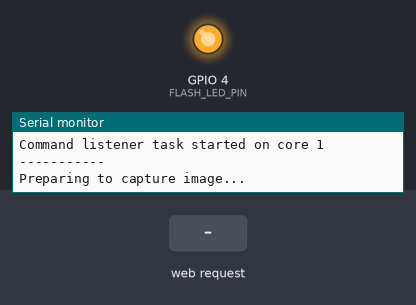
Simulated run of this sketch. Board: ESP32. On the bench: output pins drawn as LEDs (lit = HIGH), the last lines printed to the serial monitor. The test bench sets the inputs (shaded band). WiFi joins after 1.5 s; servers stay silent unless stated; uploads are accepted with an empty reply; the camera gives no picture.

Above: at 2.11 s.
At 3.2 s:
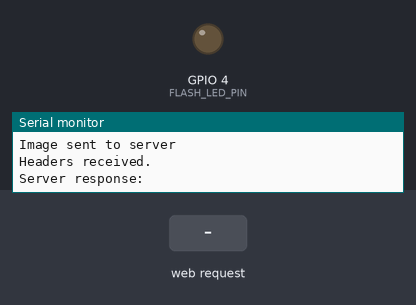
3.3 s: HTTP request GET /predict received
4.8 s: HTTP request GET /TAKE_PHOTO received
6.3 s: HTTP request GET /REGISTER_AGAIN received
Timing chart, 0 to 9.3 s (numbered marks = the images above; inputs shaded):
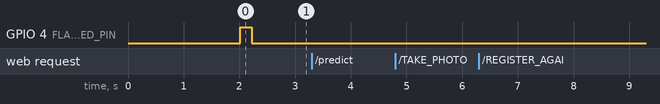

The sketch:

ESPCAM.ino
```cpp
//======================================== Including the libraries.
#include "esp_camera.h"
#include "soc/rtc_cntl_reg.h"
#include "soc/soc.h"
#include <ArduinoJson.h>
#include <HTTPClient.h>
#include <WiFi.h>

//======================================== CAMERA_MODEL_AI_THINKER GPIO.
#define PWDN_GPIO_NUM 32
#define RESET_GPIO_NUM -1
#define XCLK_GPIO_NUM 0
#define SIOD_GPIO_NUM 26
#define SIOC_GPIO_NUM 27
#define Y9_GPIO_NUM 35
#define Y8_GPIO_NUM 34
#define Y7_GPIO_NUM 39
#define Y6_GPIO_NUM 36
#define Y5_GPIO_NUM 21
#define Y4_GPIO_NUM 19
#define Y3_GPIO_NUM 18
#define Y2_GPIO_NUM 5
#define VSYNC_GPIO_NUM 25
#define HREF_GPIO_NUM 23
#define PCLK_GPIO_NUM 22
#define FLASH_LED_PIN 4
//const int Sensor_PIN = 34; // Commented out as ADC is not needed

//======================================== Insert your network credentials.
const char *ssid = "";
const char *password = "";
const char *zone = "zone_1";
char *model_name = "tomato";
String serverName = "192.168.1.10";
String serverPath = "/predict";
const int serverPort = 8001;

//======================================== Variables for Timer/Millis.
unsigned long previousMillis = 0;
const long Interval = 20000; // Photo capture every 20 seconds
volatile bool sendNow = true;
//volatile int ADC_Reading = 0; // Commented out as ADC is not needed

//======================================== WiFi & Server Clients
WiFiClient client;
WiFiServer commandServer(9000);
String device_id;

//======================================== Device Registration
void registerWithServer() {
  if (WiFi.status() == WL_CONNECTED) {
    Serial.println("Registering device with server...");
    HTTPClient http;
    String url = "http://" + serverName + ":8001/register";
    http.begin(url);
    http.addHeader("Content-Type", "application/json");
    String jsonData = "{\"device_id\": \"" + device_id + "\", \"ip\": \"" +
                      WiFi.localIP().toString() + "\", \"zone\": \"" + zone +
                      "\"}";
    int httpResponseCode = http.POST(jsonData);
    if (httpResponseCode > 0) {
      Serial.printf("Registration successful. Status code: %d\n",
                    httpResponseCode);
    } else {
      Serial.printf("Registration failed. Error: %s\n",
                    http.errorToString(httpResponseCode).c_str());
    }
    http.end();
  } else {
    Serial.println("WiFi not connected. Skipping registration.");
  }
}

//======================================== Function to send photo to server.
String sendPhotoToServer() {
  sendNow = false;
  String responseBody = "";

  Serial.println("\n-----------");
  Serial.println("Preparing to capture image...");

  camera_fb_t *fb = NULL;
  for (int attempt = 0; attempt < 3; attempt++) {
    digitalWrite(FLASH_LED_PIN, HIGH);
    delay(150); // Small delay for flash to stabilize
    fb = esp_camera_fb_get();
    digitalWrite(FLASH_LED_PIN, LOW);
    if (fb) {
      Serial.println("Image captured successfully");
      break;
    }
    Serial.println("Capture failed, retrying...");
    delay(200);
  }

  if (!fb) {
    Serial.println("Camera capture failed after 3 attempts. Restarting...");
    delay(1000);
    ESP.restart();
    return "ERROR";
  }

  /* // Commented out ADC-related code
  int currentADC_Reading = ADC_Reading;
  Serial.println("Current sensor value to be sent: " +
                 String(currentADC_Reading));
  */

  Serial.println("Connecting to server: " + serverName);
  if (client.connect(serverName.c_str(), serverPort)) {
    Serial.println("Connection successful!");

    String boundary = "----Boundary" + String(millis());
    String header = "--" + boundary + "\r\n";
    header += "Content-Disposition: form-data; name=\"device_id\"\r\n\r\n";
    header += device_id + "\r\n";

    header += "--" + boundary + "\r\n";
    header += "Content-Disposition: form-data; name=\"model_name\"\r\n\r\n";
    header += String(model_name) + "\r\n";

    /* // Commented out ADC-related form data
    header += "--" + boundary + "\r\n";
    header += "Content-Disposition: form-data; name=\"sensor_value\"\r\n\r\n";
    header += String(currentADC_Reading) + "\r\n";
    */

    header += "--" + boundary + "\r\n";
    header += "Content-Disposition: form-data; name=\"image\"; "
              "filename=\"capture.jpg\"\r\n";
    header += "Content-Type: image/jpeg\r\n\r\n";

    String footer = "\r\n--" + boundary + "--\r\n";
    uint32_t contentLength = header.length() + fb->len + footer.length();

    client.println("POST " + serverPath + " HTTP/1.1");
    client.println("Host: " + serverName);
    client.println("Content-Length: " + String(contentLength));
    client.println("Content-Type: multipart/form-data; boundary=" + boundary);
    client.println("Connection: close");
    client.println();
    client.print(header);

    client.write(fb->buf, fb->len);

    client.print(footer);
    esp_camera_fb_return(fb);
    Serial.println("Image sent to server");

    // Robust HTTP response parsing
    unsigned long timeout = millis() + 10000;
    while (client.connected() && !client.available() && millis() < timeout) {
      vTaskDelay(pdMS_TO_TICKS(10)); // Yield while waiting
    }

    // Skip HTTP headers
    while (client.available()) {
      String line = client.readStringUntil('\n');
      if (line == "\r") {
        Serial.println("Headers received.");
        break; // Blank line indicates end of headers
      }
    }

    // Read the body
    if (client.available()) {
      responseBody = client.readString();
    }

    client.stop();
    Serial.println("Server response: " + responseBody);

    if (responseBody.length() > 0) {
      StaticJsonDocument<256> doc;
      DeserializationError error = deserializeJson(doc, responseBody);
      if (!error && doc.containsKey("command")) {
        return doc["command"].as<String>();
      }
    }
  } else {
    Serial.println("Connection to server failed");
    esp_camera_fb_return(fb); // Ensure frame buffer is returned on failure
  }
  return "ERROR";
}

//======================================== TASK 1: Command Listener
void commandListenerTask(void *pvParameters) {
  Serial.println("Command listener task started on core " +
                 String(xPortGetCoreID()));
  for (;;) {
    WiFiClient cmdClient = commandServer.available();
    if (cmdClient) {
      Serial.println("Command client connected");
      unsigned long timeout = millis() + 5000;
      String command = "";
      while (cmdClient.connected() && millis() < timeout) {
        if (cmdClient.available()) {
          command = cmdClient.readStringUntil('\n');
          command.trim();
          break;
        }
        vTaskDelay(pdMS_TO_TICKS(10));
      }

      if (command.length() > 0) {
        Serial.println("Received command: " + command);
        if (command == "TAKE_PHOTO") {
          sendNow = true;
          cmdClient.println("ACK:TAKE_PHOTO");
        } else {
          cmdClient.println("ERROR:UNKNOWN_COMMAND");
        }
      } else {
        cmdClient.println("ERROR:TIMEOUT");
      }
      cmdClient.stop();
      Serial.println("Command client disconnected");
    }
    vTaskDelay(pdMS_TO_TICKS(50));
  }
}

/* // Commented out TASK 2: ADC Reader as it is not needed
void adcReadTask(void *pvParameters) {
  Serial.println("ADC read task started on core " + StringxPortGetCoreID()));
  for (;;) {
    ADC_Reading = analogRead(Sensor_PIN);
    vTaskDelay(pdMS_TO_TICKS(500));
  }
}
*/

//======================================== Setup function
void setup() {
  device_id = WiFi.macAddress();
  Serial.begin(115200);
  Serial.println("\n\nStarting ESP32-CAM Device");
  Serial.println("Device ID: " + device_id);

  WRITE_PERI_REG(RTC_CNTL_BROWN_OUT_REG, 0);
  pinMode(FLASH_LED_PIN, OUTPUT);
  digitalWrite(FLASH_LED_PIN, LOW);

  WiFi.mode(WIFI_STA);
  Serial.println("Connecting to: " + String(ssid));
  WiFi.begin(ssid, password);
  while (WiFi.status() != WL_CONNECTED) {
    Serial.print(".");
    delay(500);
  }
  Serial.println("\nWiFi connected! IP: " + WiFi.localIP().toString());

  registerWithServer();
  commandServer.begin();
  Serial.println("Command server started on port 9000");

  xTaskCreatePinnedToCore(commandListenerTask, "CommandListener", 4096, NULL, 1,
                          NULL, 0);
  /* // Commented out ADC task creation
  xTaskCreatePinnedToCore(adcReadTask, "ADCReader", 2048, NULL, 1, NULL, 0);
  */

  camera_config_t config;
  config.ledc_channel = LEDC_CHANNEL_0;
  config.ledc_timer = LEDC_TIMER_0;
  config.pin_d0 = Y2_GPIO_NUM;
  config.pin_d1 = Y3_GPIO_NUM;
  config.pin_d2 = Y4_GPIO_NUM;
  config.pin_d3 = Y5_GPIO_NUM;
  config.pin_d4 = Y6_GPIO_NUM;
  config.pin_d5 = Y7_GPIO_NUM;
  config.pin_d6 = Y8_GPIO_NUM;
  config.pin_d7 = Y9_GPIO_NUM;
  config.pin_xclk = XCLK_GPIO_NUM;
  config.pin_pclk = PCLK_GPIO_NUM;
  config.pin_vsync = VSYNC_GPIO_NUM;
  config.pin_href = HREF_GPIO_NUM;
  config.pin_sscb_sda = SIOD_GPIO_NUM;
  config.pin_sscb_scl = SIOC_GPIO_NUM;
  config.pin_pwdn = PWDN_GPIO_NUM;
  config.pin_reset = RESET_GPIO_NUM;
  config.xclk_freq_hz = 20000000;
  config.pixel_format = PIXFORMAT_JPEG;
  config.frame_size = FRAMESIZE_UXGA;
  config.jpeg_quality = 10;
  config.fb_count = 2;

  esp_err_t err = esp_camera_init(&config);
  if (err != ESP_OK) {
    Serial.printf("Camera init failed: 0x%x\n", err);
    ESP.restart();
  }

  sensor_t *s = esp_camera_sensor_get();
  s->set_brightness(s, 1);
  s->set_saturation(s, 0);

  Serial.println("Camera initialized successfully. System ready.");
}

//======================================== Main Loop (runs on Core 1)
void loop() {
  if (millis() - previousMillis >= Interval || sendNow) {
    previousMillis = millis();
    String command = sendPhotoToServer();
    if (command == "REGISTER_AGAIN") {
      Serial.println("Re-registering device...");
      registerWithServer();
    }
  }
  delay(100);
}
```
